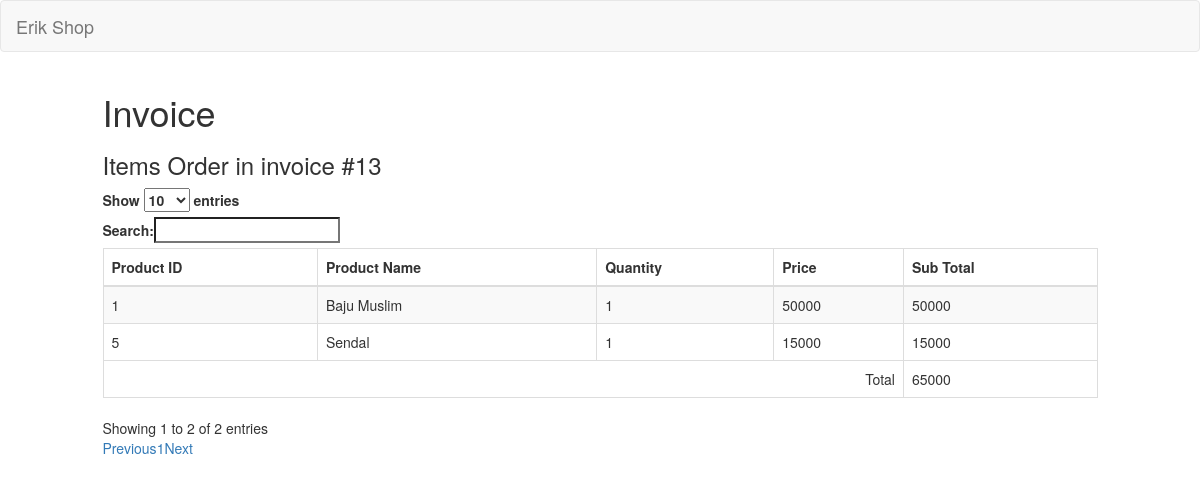
The page /admin/invoices/detail/13 on the database its author committed.
### tables this page shows
CREATE TABLE `invoices` (
  `id` int(10) NOT NULL,
  `date` datetime NOT NULL,
  `due_date` datetime NOT NULL,
  `user_id` int(10) NOT NULL,
  `status` enum('paid','confirmed','unpaid','canceled','expired') NOT NULL
);

CREATE TABLE `orders` (
  `id` int(110) NOT NULL,
  `invoice_id` int(10) NOT NULL,
  `product_id` int(10) NOT NULL,
  `product_name` varchar(50) NOT NULL,
  `qty` int(3) NOT NULL,
  `price` int(9) NOT NULL,
  `options` text NOT NULL
);

### application/controllers/admin/Invoices.php (called while the page is built, shortened)
<?php
Class Invoices extends CI_Controller {
	public function __construct()
	{
		$this->load->model('Model_order');
	}
	public function detail($invoice_id)
	{
		$data['invoice'] = $this->Model_order->get_invoice_by_id($invoice_id);
		$data['orders'] = $this->Model_order->get_orders_by_invoice($invoice_id);
		$this->load->view('backend/view_invoice_detail', $data);
	}
}

### index.php (called while the page is built, shortened)
<?php
require_once BASEPATH.'core/CodeIgniter.php';

### application/models/Model_order.php (called while the page is built, shortened)
<?php
class Model_order extends CI_Model{
    public function get_invoice_by_id($invoice_id)
    {
        $hasil = $this->db->where('id', $invoice_id)->limit(1)->get('invoices');
        if ($hasil->num_rows() > 0){
            return $hasil->row();
        } else {
            return false;
        }
    }
    public function get_orders_by_invoice($invoice_id)
    {
        $hasil = $this->db->where('invoice_id', $invoice_id)->get('orders');
        if ($hasil->num_rows() > 0) {
            return $hasil->result();
        } else {
            return false;
        }
    }
}

### application/views/backend/view_invoice_detail.php (the view, shortened to what this page needs)
<!doctype html>
<html>
    <head>
        <link rel="stylesheet" type="text/css" href="//netdna.bootstrapcdn.com/bootstrap/3.0.3/css/bootstrap.min.css">
        <link rel="stylesheet" type="text/css" href="//cdn.datatables.net/plug-ins/9dcbecd42ad/integration/bootstrap/3/dataTables.bootstrap.css">
    </head>
    <body>
        <div class="row">
            <div class="col-sm-1"></div>
            <div class="col-sm-10">
            <h1>Invoice</h1>
            <h3>Items Order in invoice #<?php echo $invoice->id ;?> </h3>
        <table id="myTable" class="table table-striped table-bordered table-hover">
            <thead>
                <tr>
                    <th>Product ID</th>
                    <th>Product Name</th>
                    <th>Quantity</th>
                    <th>Price</th>
                    <th>Sub Total</th>
                </tr>
            </thead>
            <tbody>
                <?php
                    $total = 0;
                    foreach($orders as $order) :
                    $subtotal = $order->qty * $order->price;
                    $total += $subtotal;
                ?>
                <tr>
                    <td><?php echo $order->product_id ;?></td>
                    <td><?php echo $order->product_name;?></td>
                    <td><?php echo $order->qty;?></td>
                    <td><?php echo $order->price;?></td>
                    <td><?php echo $subtotal;?></td>
                </tr>
                <?php endforeach; ?>
            </tbody>
            <tfoot>
                <tr>
                    <td colspan="4" align="right">Total</td>
                    <td><?php echo $total ;?></td>
                </tr>
            </tfoot>
        </table>
            </div>
            <div class="col-sm-1"></div>
        </div>
    </body>
</html>

### application/views/backend/view_invoice_detail.php (style rules this page uses)
.row div { border:#000 0px solid; }

### rows shown on the page
invoices: id "13"
orders: product "1", product_name "Baju Muslim", qty "1", price "50000"
orders: product "5", product_name "Sendal", qty "1", price "15000"

### other values the page prints
anchor(base_url(), 'Erik Shop', ['class' => 'navbar-brand']) "Erik Shop"
$total "65000"
